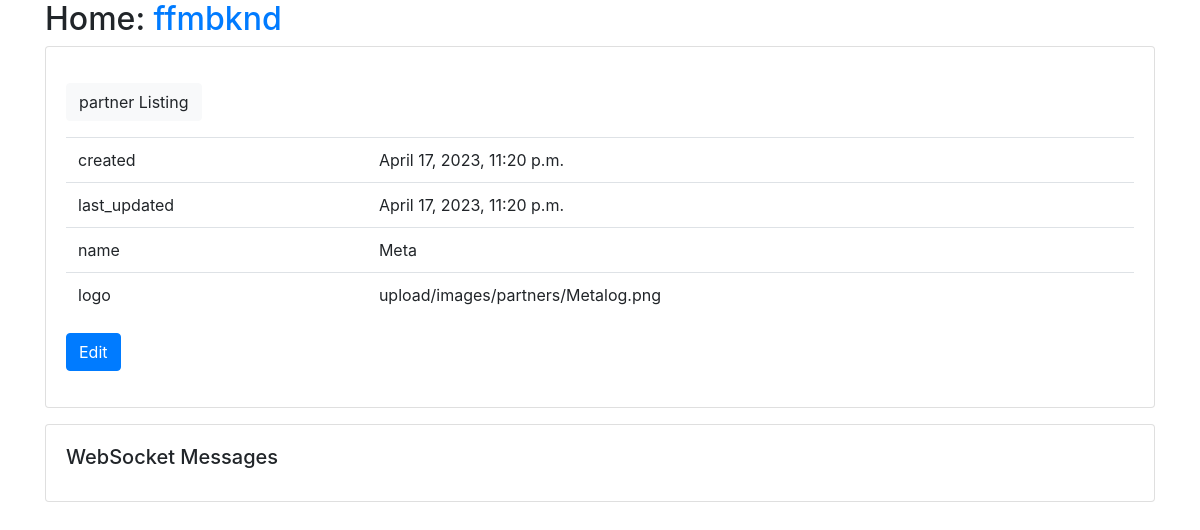
Before: /infos/infos/partner/detail/1/ with the older database file.
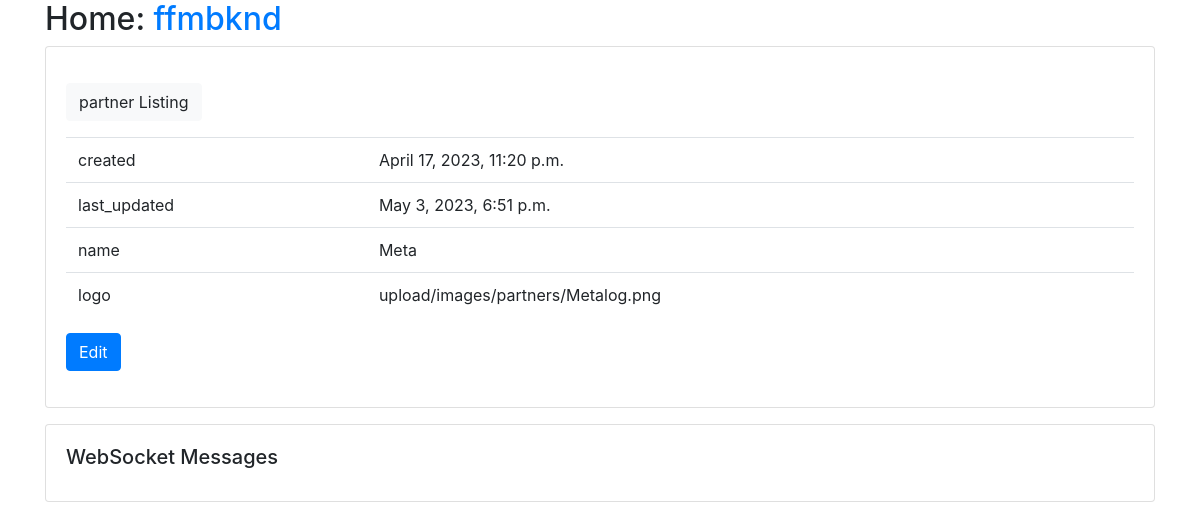
After: the same page with the newer database file.
### infos/models.py (models this page shows, shortened)
class partner(models.Model):
    created = models.DateTimeField(auto_now_add=True, editable=False)
    last_updated = models.DateTimeField(auto_now=True, editable=False)
    name = models.CharField(max_length=50)
    logo = models.ImageField(upload_to="upload/images/partners/")
    class Meta:
        pass
    def get_update_url(self):
        return reverse("infos_partner_update", args=(self.pk,))

### infos/views.py (the view)
# urls.py: path("infos/partner/detail/<int:pk>/", views.partnerDetailView.as_view(), name="infos_partner_detail"),
class partnerDetailView(generic.DetailView):
    model = models.partner
    form_class = forms.partnerForm

### infos/templates/infos/partner_detail.html
{% extends "base.html" %}
{% load static %}
{% block content %}
<p>
    <a class="btn btn-light" href="{% url 'infos_partner_list' %}">
    partner Listing
    </a>
</p>
<table class="table">
    <tr><td>created</td><td>{{ object.created }}</td></tr>
    <tr><td>last_updated</td><td>{{ object.last_updated }}</td></tr>
    <tr><td>name</td><td>{{ object.name }}</td></tr>
    <tr><td>logo</td><td>{{ object.logo }}</td></tr>
</table>
<a class="btn btn-primary" href="{{object.get_update_url}}">Edit</a>
{% endblock %}

### templates/base.html (shortened to what this page needs)
{% load static %}
<html>
  <head>
    <link rel="stylesheet" href="https://stackpath.bootstrapcdn.com/bootstrap/4.3.1/css/bootstrap.min.css"
>
  </head>
  <body>
    {% block allcontent %}
    <div id="content" class="container">
      <h2>Home: <a href="{% url 'index' %}">ffmbknd</a></h2>
      <div class="card">
        <div class="card-body">
          <p class="card-text">{% block content %}{% endblock %}</p>
        </div>
      </div>
    </div>
    <div class="container mt-3">
    <div class="card">
    <div class="card-body">
        <h5 class="card-title">WebSocket Messages</h5>
    </div>
    </div>
</div>
    {% endblock %}
  </body>
</html>

Changed rows visible on the page:
changed partner "Meta": last_updated "April 17, 2023, 11:20 p.m." → "May 3, 2023, 6:51 p.m."
